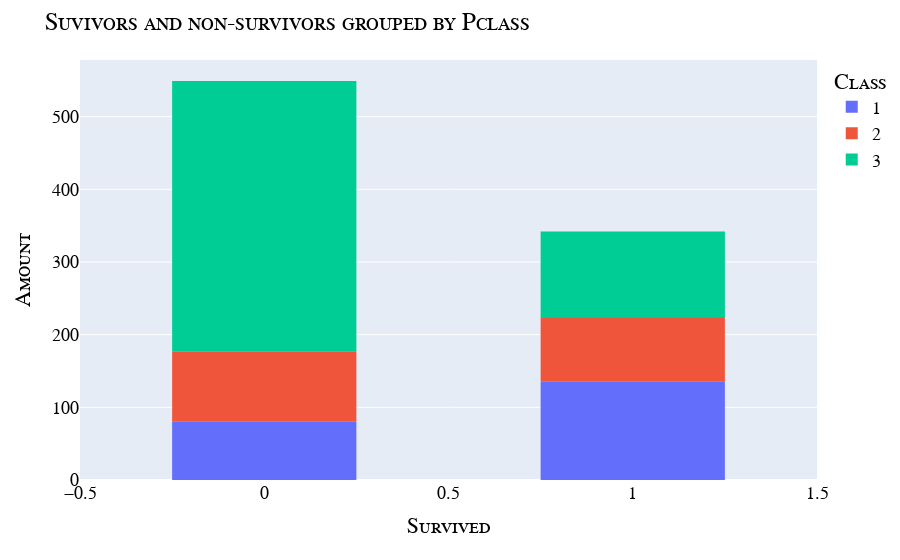

The cell this chart's notebook holds for it:
### Code cell
survivors_by_class = train.groupby(['Pclass', 'Sex', 'Survived']).size().reset_index(name='Amount')
fig = px.histogram(
    survivors_by_class,
    x='Survived',
    y='Amount',
    color='Pclass'
)

fig.update_layout(bargap=0.5,
                 title= {
                     'text': f"Suvivors and non-survivors grouped by Pclass"
                 },
                  yaxis_title='Amount',
                  legend_title_text='Class',
                  font=my_font
                 
)

### Figure 1 — Plotly figure (JSON) as saved in the notebook; plotly's stock layout.template omitted (floating-point values rounded to 4 significant figures)
{"data": [{"bingroup": "x", "histfunc": "sum", "hovertemplate": "Pclass=1<br>Survived=%{x}<br>sum of Amount=%{y}<extra></extra>", "legendgroup": "1", "marker": {"color": "#636efa", "pattern": {"shape": ""}}, "name": "1", "orientation": "v", "showlegend": true, "type": "histogram", "x": [0, 1, 0, 1], "xaxis": "x", "y": [3, 91, 77, 45], "yaxis": "y"}, {"bingroup": "x", "histfunc": "sum", "hovertemplate": "Pclass=2<br>Survived=%{x}<br>sum of Amount=%{y}<extra></extra>", "legendgroup": "2", "marker": {"color": "#EF553B", "pattern": {"shape": ""}}, "name": "2", "orientation": "v", "showlegend": true, "type": "histogram", "x": [0, 1, 0, 1], "xaxis": "x", "y": [6, 70, 91, 17], "yaxis": "y"}, {"bingroup": "x", "histfunc": "sum", "hovertemplate": "Pclass=3<br>Survived=%{x}<br>sum of Amount=%{y}<extra></extra>", "legendgroup": "3", "marker": {"color": "#00cc96", "pattern": {"shape": ""}}, "name": "3", "orientation": "v", "showlegend": true, "type": "histogram", "x": [0, 1, 0, 1], "xaxis": "x", "y": [72, 72, 300, 47], "yaxis": "y"}], "layout": {"bargap": 0.5, "barmode": "relative", "font": {"color": "Black", "family": "Courier New, monospace", "size": 18, "variant": "small-caps"}, "legend": {"title": {"text": "Class"}, "tracegroupgap": 0}, "margin": {"t": 60}, "title": {"text": "Suvivors and non-survivors grouped by Pclass"}, "xaxis": {"anchor": "y", "domain": [0, 1], "title": {"text": "Survived"}}, "yaxis": {"anchor": "x", "domain": [0, 1], "title": {"text": "Amount"}}}}
